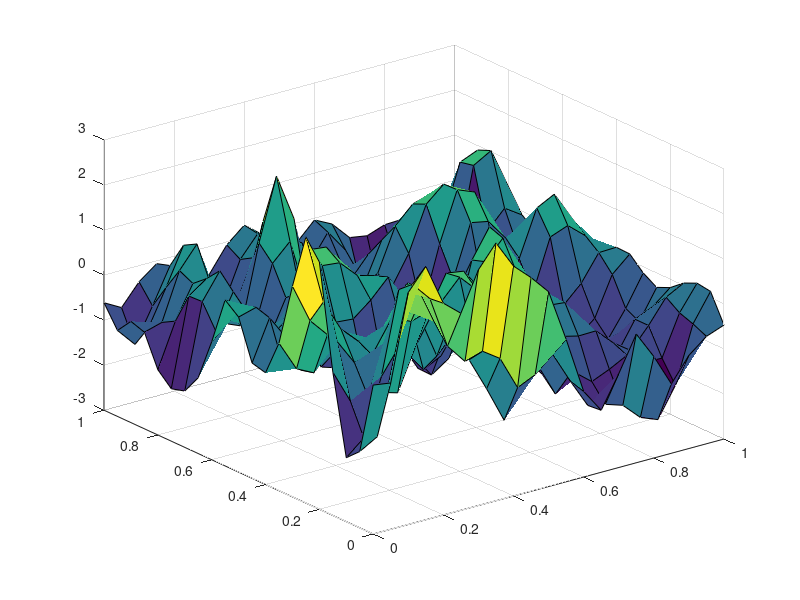

The MATLAB source for this figure:
%https://www.youtube.com/watch?v=clMbOOz6yR0
%!octave --persist %

% Choose a kernel (covariance function)
kernel=2
switch kernel
	case 1; k=@(x,y) 1*x'*y;	% Linear
	case 2; k=@(x,y) exp(-100*(x-y)'*(x-y)); % Squared exponential
	case 3; k=@(x,y) exp(-1*sqrt((x-y)'*(x-y))); % Ornstein-Uhlenbeck 
end

%sample points
points=(0:.05:1);
[U,V]=meshgrid(points,points);
x=[U(:) V(:)]; %Cartesian product
n=size(x,1); %Cardinality
assert(size(x)==[n 2]);

%covariance matrix
Sigma=zeros(n,n);
for i=1:n 
	for j=1:n
		%assert(size(x(i,:))==[1 2]) %slow things down
		Sigma(i,j)=k(x(i,:)',x(j,:)');
	end
end

%sampling
L=chol(Sigma+1e-6*eye(n));
z=L*randn(n,1);
assert(size(z,2)==1)
Z=reshape(z,size(points, 2),size(points, 2));
%Z=reshape(z,sqrt(n),sqrt(n));
%Z=mvnrnd(0,Sigma)

%plotting
figure(1);
surf(U,V,Z);
